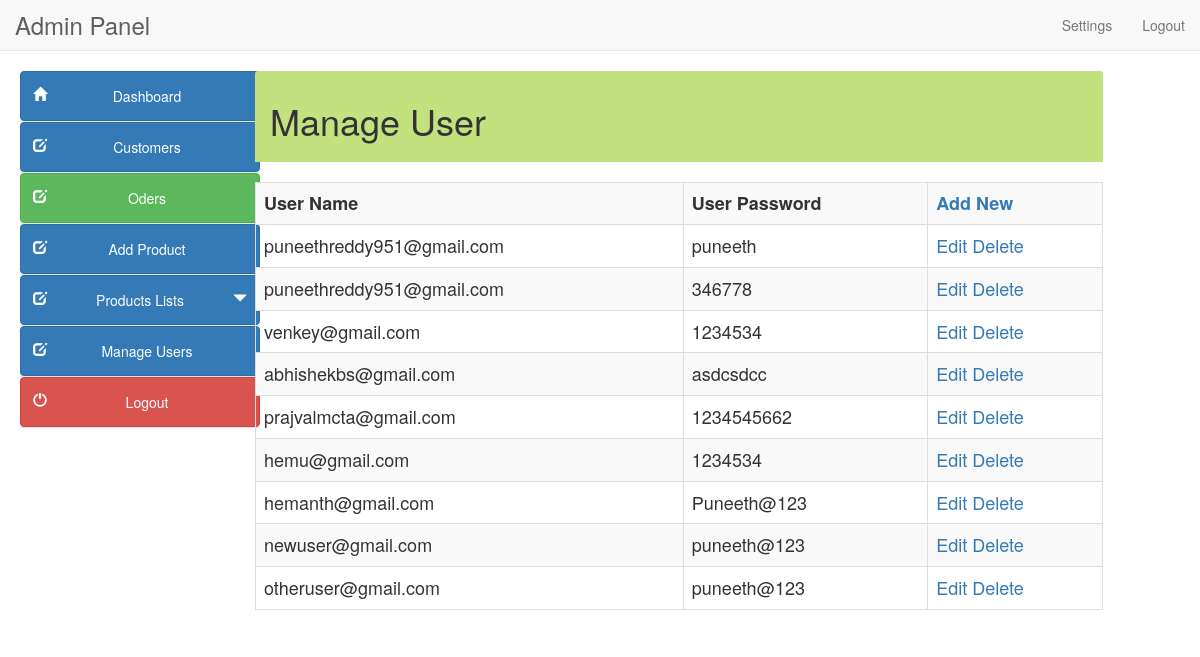
Page /admin/manage_users.php on the committed database.
### tables this page shows
CREATE TABLE `user_info` (
  `user_id` int(10) NOT NULL,
  `first_name` varchar(100) NOT NULL,
  `last_name` varchar(100) NOT NULL,
  `email` varchar(300) NOT NULL,
  `password` varchar(300) NOT NULL,
  `mobile` varchar(10) NOT NULL,
  `address1` varchar(300) NOT NULL,
  `address2` varchar(11) NOT NULL
);

### admin/manage_users.php (the view, shortened to what this page needs)
<!DOCTYPE html>
<html lang="en">
<head>
<link href="style/css/bootstrap.min.css" rel="stylesheet">
<link href="style/css/k.css" rel="stylesheet">
</head>
<body>
<?php include("include/header.php"); ?>
<div class="container-fluid">
<?php include("include/side_bar.php"); ?>
<div class="col-sm-9" style="margin-left:10px">
<div class="panel-heading" style="background-color:#c4e17f">
	<h1>Manage User </h1></div><br>
<div style="overflow-x:scroll;">
<table class="table table-bordered table-hover table-striped" style="font-size:18px">
	<tr>
			    <th>User Name</th>
                <th>User Password</th>
	<th><a href="add_user.php">Add New</a></th></tr>
<?php
$result=mysqli_query($con,"select user_id, email, password from user_info")or die ("query 2 incorrect.......");
while(list($user_id,$user_name,$user_password)=
mysqli_fetch_array($result))
{
echo "<tr><td>$user_name</td><td>$user_password</td>";
echo"<td>
<a href='edit_user.php?user_id=$user_id'>Edit</a>
<a href='manage_users.php?user_id=$user_id&action=delete'>Delete</a>
</td></tr>";
}
?>
</table>
</div>
</div></div>
</body>
</html>

### rows in the picture
user_info: email "puneethreddy951@gmail.com", password "puneeth"
user_info: email "puneethreddy951@gmail.com", password "346778"
user_info: email "venkey@gmail.com", password "1234534"
user_info: email "abhishekbs@gmail.com", password "asdcsdcc"
user_info: email "prajvalmcta@gmail.com", password "1234545662"
user_info: email "hemu@gmail.com", password "1234534"
user_info: email "hemanth@gmail.com", password "Puneeth@123"
user_info: email "newuser@gmail.com", password "puneeth@123"
user_info: email "otheruser@gmail.com", password "puneeth@123"
